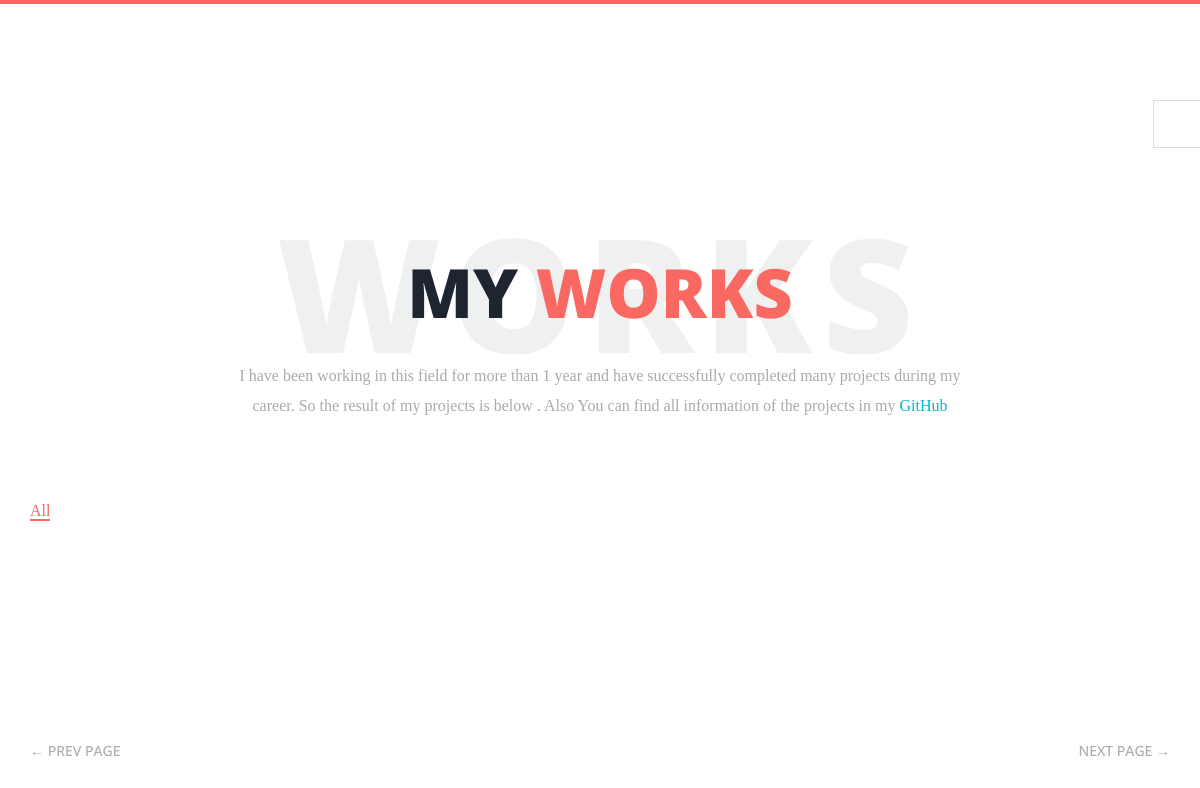
Before: /works/ with the older database file.
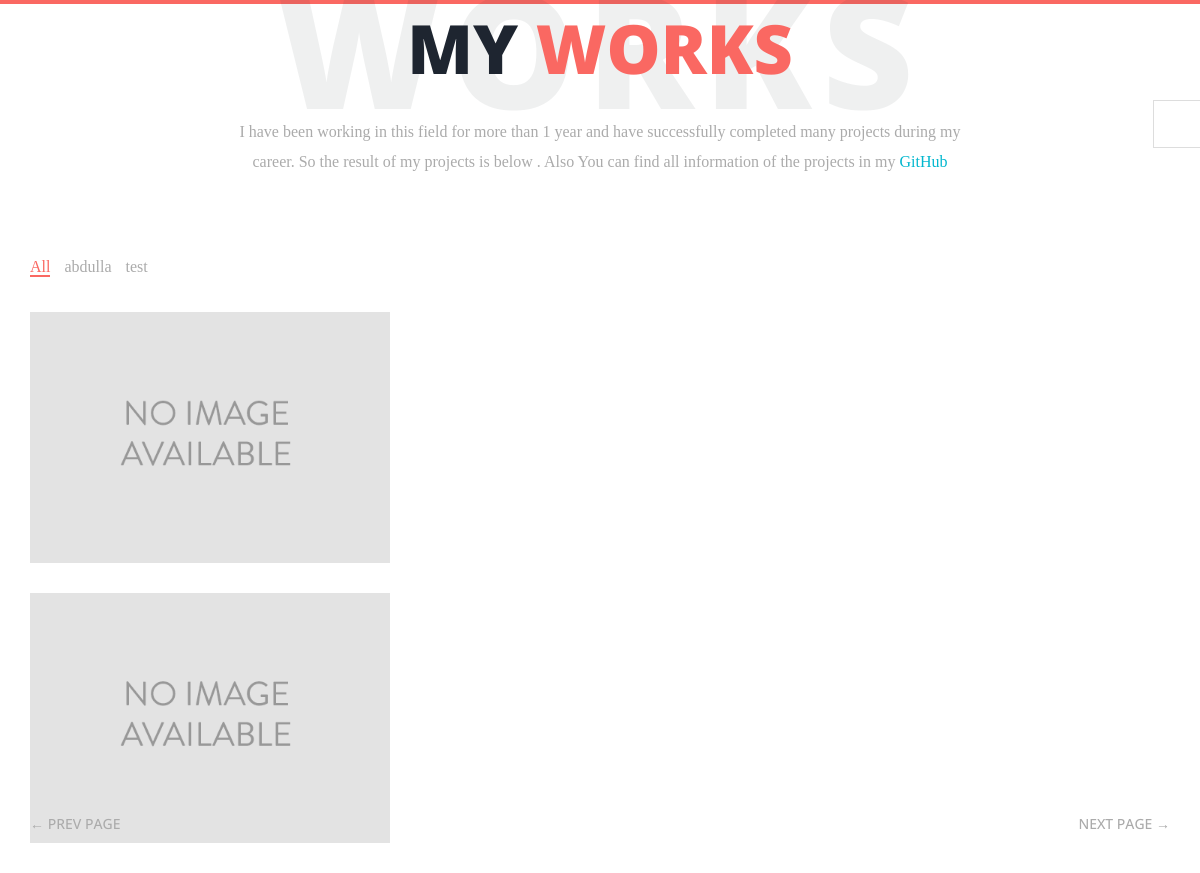
After: the same page with the newer database file.
### portfolio/models.py (models this page shows, shortened)
class Category(models.Model):
    name = models.CharField(max_length=200)
    slug = models.CharField(max_length=200)
    created = models.DateTimeField(auto_now_add=True)
    updated = models.DateTimeField(auto_now=True)
    class Meta:
        ordering = ['-created']

class Work(models.Model):
    name = models.CharField(max_length=200)
    url = models.URLField(max_length=200)
    category = models.ForeignKey(Category, on_delete=models.CASCADE)
    image = models.ImageField(upload_to='work/%Y/%m/%d')
    description = models.TextField()
    created = models.DateTimeField(auto_now_add=True)
    updated = models.DateTimeField(auto_now=True)
    class Meta:
        ordering = ['-created']

### portfolio/views.py (the view)
# urls.py: path('works/', works, name='works'),
def works(request):
    categories = Category.objects.all()
    works = Work.objects.all()
    return render(request,
                  'works.html',
                  {'categories': categories,
                   'works': works})

### portfolio/templates/works.html (shortened to what this page needs)
{% extends 'base.html' %}
{% load static %}
{% block root %}
<main class="site-wrapper">
  <div class="pt-table">
    <div class="pt-tablecell page-works relative">
      <div class="container">
        <div class="row">
          <div class="col-xs-12 col-md-offset-1 col-md-10 col-lg-offset-2 col-lg-8">
            <div class="page-title text-center">
              <h2>My <span class="primary">works</span> <span class="title-bg">works</span></h2>
              <p>I have been working in this field for more than 1 year and have successfully completed many projects during my career. So the result of my projects is below . Also You can find all information of the projects in my
                  <a style='color: #02b7ce' href="https://github.com/abbos-rasulov">GitHub</a></p>
            </div>
          </div>
        </div>
        <div class="row">
          <div class="col-xs-12">
            <ul class="filter list-inline">
              <li><a href="#" class="active" data-filter="*">All</a></li>
                {% for category in categories %}
              <li><a href="#" data-filter=".{{ category.id }}">{{ category.name }}</a></li>
                {% endfor %}
            </ul>
          </div>
        </div>
          {% for work in works %}
        <div class="row isotope-gutter">
          <div class="col-xs-12 col-sm-6 col-md-4 {{ work.category.id }}">
            <figure class="works-item">
              <img src="{{ work.image.url }}" alt="Image">
            </figure>
          </div>
        </div>
                  {% endfor %}
      </div>
      <nav class="page-nav clear">
  <div class="container">
    <div class="flex flex-middle space-between">
      <span class="prev-page"><a href="{% url 'resume' %}" class="link">&larr; Prev Page</a></span>
      <span class="next-page"><a href="{% url 'team' %}" class="link">Next Page &rarr;</a></span>
    </div>
  </div>
</nav>
    </div>
  </div>
</main>
{% endblock %}

Changed rows visible on the page:
added Category: name "abdulla"
added Category: name "test"
added Work: image (placeholder picture)
added Work: image (placeholder picture)
